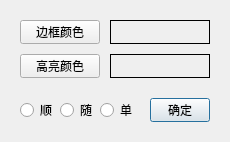
<?xml version="1.0" encoding="UTF-8"?>
<ui version="4.0">
 <class>SettingDialog</class>
 <widget class="QWidget" name="SettingDialog">
  <property name="geometry">
   <rect>
    <x>0</x>
    <y>0</y>
    <width>230</width>
    <height>142</height>
   </rect>
  </property>
  <property name="minimumSize">
   <size>
    <width>230</width>
    <height>142</height>
   </size>
  </property>
  <property name="maximumSize">
   <size>
    <width>230</width>
    <height>142</height>
   </size>
  </property>
  <property name="windowTitle">
   <string>设置</string>
  </property>
  <widget class="QFrame" name="borderFrame">
   <property name="geometry">
    <rect>
     <x>110</x>
     <y>20</y>
     <width>100</width>
     <height>24</height>
    </rect>
   </property>
   <property name="autoFillBackground">
    <bool>true</bool>
   </property>
   <property name="frameShape">
    <enum>QFrame::Box</enum>
   </property>
   <property name="frameShadow">
    <enum>QFrame::Plain</enum>
   </property>
  </widget>
  <widget class="QPushButton" name="borderButton">
   <property name="geometry">
    <rect>
     <x>20</x>
     <y>20</y>
     <width>80</width>
     <height>24</height>
    </rect>
   </property>
   <property name="text">
    <string>边框颜色</string>
   </property>
  </widget>
  <widget class="QFrame" name="highlightFrame">
   <property name="geometry">
    <rect>
     <x>110</x>
     <y>54</y>
     <width>100</width>
     <height>24</height>
    </rect>
   </property>
   <property name="autoFillBackground">
    <bool>true</bool>
   </property>
   <property name="frameShape">
    <enum>QFrame::Box</enum>
   </property>
   <property name="frameShadow">
    <enum>QFrame::Plain</enum>
   </property>
  </widget>
  <widget class="QPushButton" name="highlightButton">
   <property name="geometry">
    <rect>
     <x>20</x>
     <y>54</y>
     <width>80</width>
     <height>24</height>
    </rect>
   </property>
   <property name="text">
    <string>高亮颜色</string>
   </property>
  </widget>
  <widget class="QPushButton" name="okButton">
   <property name="geometry">
    <rect>
     <x>150</x>
     <y>98</y>
     <width>60</width>
     <height>24</height>
    </rect>
   </property>
   <property name="text">
    <string>确定</string>
   </property>
   <property name="default">
    <bool>true</bool>
   </property>
  </widget>
  <widget class="QRadioButton" name="sxRadio">
   <property name="geometry">
    <rect>
     <x>20</x>
     <y>102</y>
     <width>35</width>
     <height>16</height>
    </rect>
   </property>
   <property name="font">
    <font>
     <family>SimSun-ExtB</family>
    </font>
   </property>
   <property name="text">
    <string>顺</string>
   </property>
  </widget>
  <widget class="QRadioButton" name="sjRadio">
   <property name="geometry">
    <rect>
     <x>60</x>
     <y>102</y>
     <width>35</width>
     <height>16</height>
    </rect>
   </property>
   <property name="font">
    <font>
     <family>SimSun-ExtB</family>
    </font>
   </property>
   <property name="text">
    <string>随</string>
   </property>
  </widget>
  <widget class="QRadioButton" name="dqRadio">
   <property name="geometry">
    <rect>
     <x>100</x>
     <y>102</y>
     <width>35</width>
     <height>16</height>
    </rect>
   </property>
   <property name="font">
    <font>
     <family>SimSun-ExtB</family>
    </font>
   </property>
   <property name="text">
    <string>单</string>
   </property>
  </widget>
 </widget>
 <tabstops>
  <tabstop>okButton</tabstop>
  <tabstop>borderButton</tabstop>
  <tabstop>highlightButton</tabstop>
  <tabstop>sxRadio</tabstop>
  <tabstop>sjRadio</tabstop>
  <tabstop>dqRadio</tabstop>
 </tabstops>
 <resources/>
 <connections/>
</ui>
